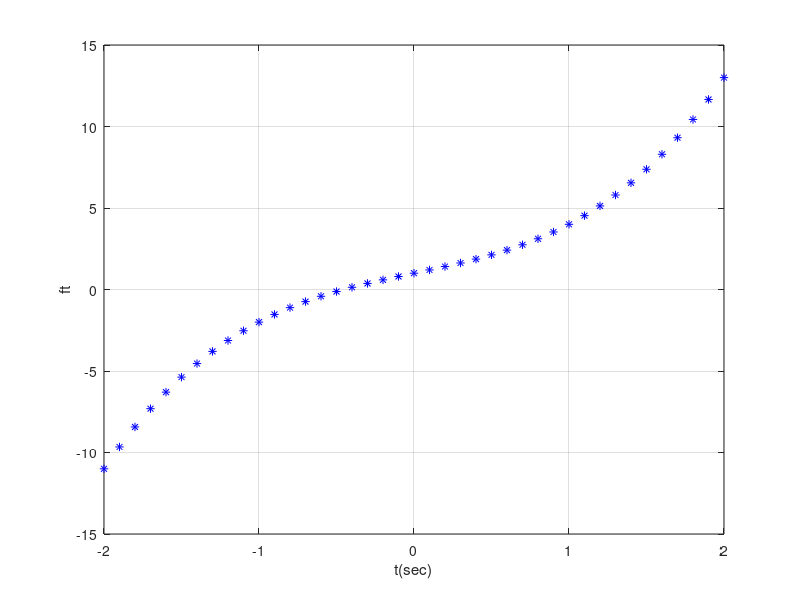

The MATLAB source for this figure:
% f(x) = x 3 + 2x + 1 fonksiyonunun kökünü, MATLAB programında
% çizdireceğiniz grafik üzerinden kabaca bulalım

clear all;
close all;
clc 
fprintf('Grafik yontemini kullanarak f(x)=(x^3 + 2*x + 1) denkleminin koklerini bulma');

for t= -2:0.1:2
    ft= t^3 + 2*t + 1;
    plot(t, ft, 'b*')
    hold on
end 
grid on
xlabel('t(sec)');
ylabel('ft');